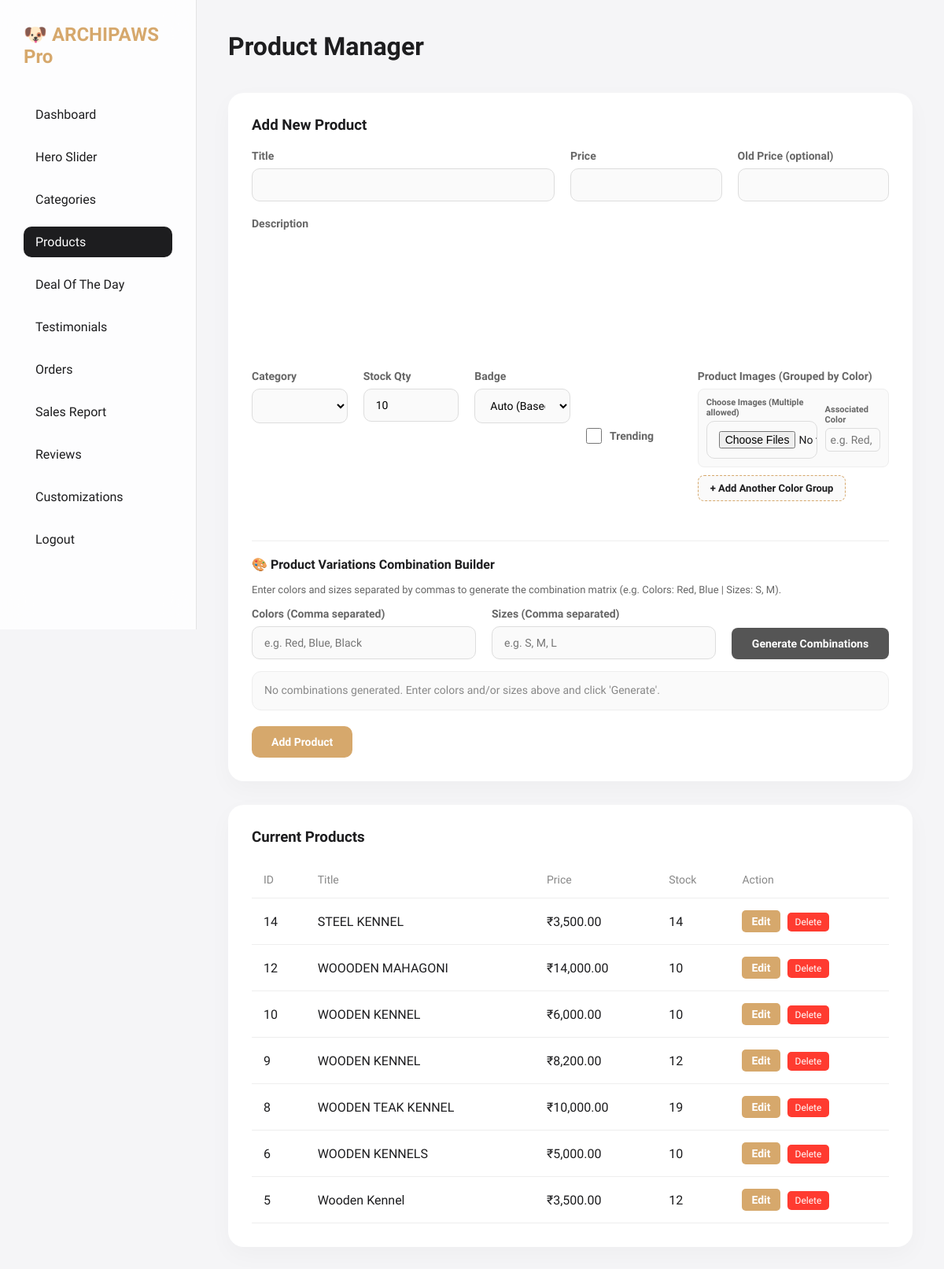
Before: /admin/product_manager.php (signed in) with the older database file.
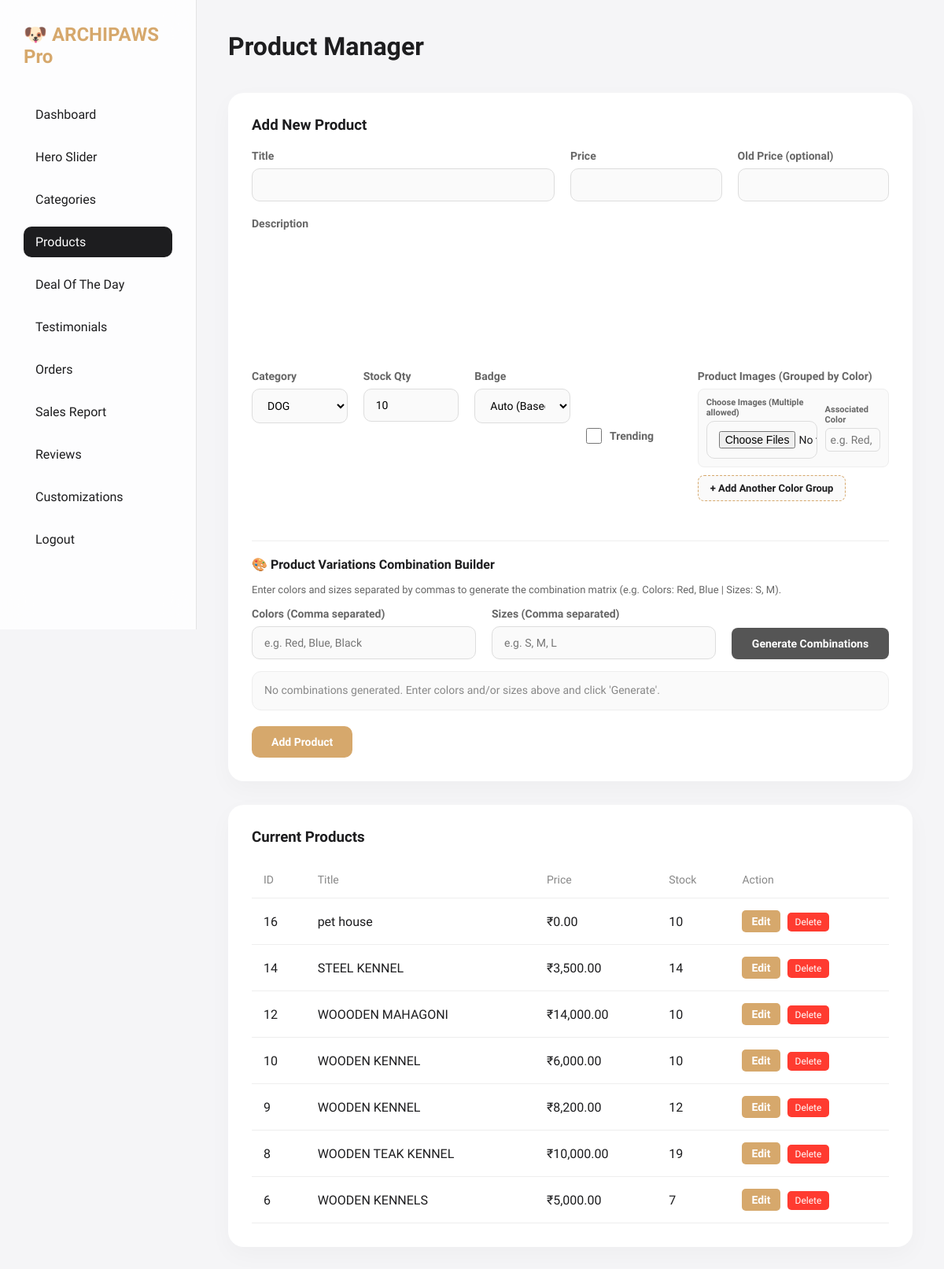
After: the same page with the newer database file.
### tables this page shows
CREATE TABLE `products` (
  `id` int(11) NOT NULL AUTO_INCREMENT,
  `title` varchar(255) NOT NULL,
  `description` text DEFAULT NULL,
  `price` decimal(10,2) NOT NULL,
  `old_price` decimal(10,2) DEFAULT NULL,
  `category` varchar(100) DEFAULT NULL,
  `badge` varchar(50) DEFAULT NULL,
  `rating` int(11) DEFAULT 5,
  `stock_status` varchar(50) DEFAULT 'In Stock',
  `stock_quantity` int(11) DEFAULT 10,
  `created_at` timestamp NOT NULL DEFAULT current_timestamp(),
  `is_trending` tinyint(1) DEFAULT 0,
  PRIMARY KEY (`id`)
);

### admin/product_manager.php (the view, shortened to what the changed rows need)
<?php
require_once '../db.php';
$products = $pdo->query("SELECT * FROM products ORDER BY id DESC")->fetchAll();
$categories = $pdo->query("SELECT * FROM categories ORDER BY sort_order ASC")->fetchAll();
?>
<!DOCTYPE html>
<html>
<head>
    <link rel="stylesheet" href="assets/admin.css">
    <link href="https://cdn.jsdelivr.net/npm/quill@2.0.2/dist/quill.snow.css" rel="stylesheet">
</head>
<body>
    <div class="admin-container">
        <div class="sidebar">
            <h2>🐶 ARCHIPAWS Pro</h2>
        </div>
        <div class="main-content">
            <div class="header-top">
                <h1>Product Manager</h1>
            </div>
            <div class="card">
                <form method="POST" enctype="multipart/form-data" style="margin-top:20px;">
                    <div style="display:flex; gap:20px;">
                        <div class="form-group" style="flex:1;">
                            <label>Category</label>
                            <select name="category" required>
                                <?php foreach ($categories as $cat): ?>
                                    <option value="<?= htmlspecialchars($cat['name']) ?>">
                                        <?= htmlspecialchars($cat['name']) ?>
                                    </option>
                                <?php endforeach; ?>
                            </select>
                        </div>
                    </div>
                </form>
            </div>
            <div class="card">
                <table>
                    <thead>
                        <tr>
                            <th>ID</th>
                            <th>Title</th>
                            <th>Price</th>
                            <th>Stock</th>
                            <th>Action</th>
                        </tr>
                    </thead>
                    <tbody>
                            <?php foreach ($products as $p): ?>
                            <tr>
                                <td><?= $p['id'] ?></td>
                                <td><?= htmlspecialchars($p['title']) ?></td>
                                <td>₹<?= number_format($p['price'], 2) ?></td>
                                <td><?= isset($p['stock_quantity']) ? $p['stock_quantity'] : '10' ?></td>
                                <td>
                                    <a href="edit_product.php?id=<?= $p['id'] ?>" class="btn-primary"
                                        style="padding: 6px 12px; text-decoration: none; font-size: 14px; border-radius: 5px; margin-right: 5px;">Edit</a>
                                    <form method="POST" style="display:inline;"
                                        onsubmit="return confirm('Delete this product?');">
                                        <button type="submit" name="delete_product" class="btn-danger">Delete</button>
                                    </form>
                                </td>
                            </tr>
                        <?php endforeach; ?>
                    </tbody>
                </table>
            </div>
        </div>
    </div>
</body>
</html>

Changed rows visible on the page:
removed products: id "5", title "Wooden Kennel", price "3,500.00", stock_quantity "12"
added products: id "16", title "pet house", price "0.00", stock_quantity "10"
changed products "WOODEN KENNELS": stock_quantity "10" → "7"
Other visible differences:
form field category: (not shown) → "DOG"
